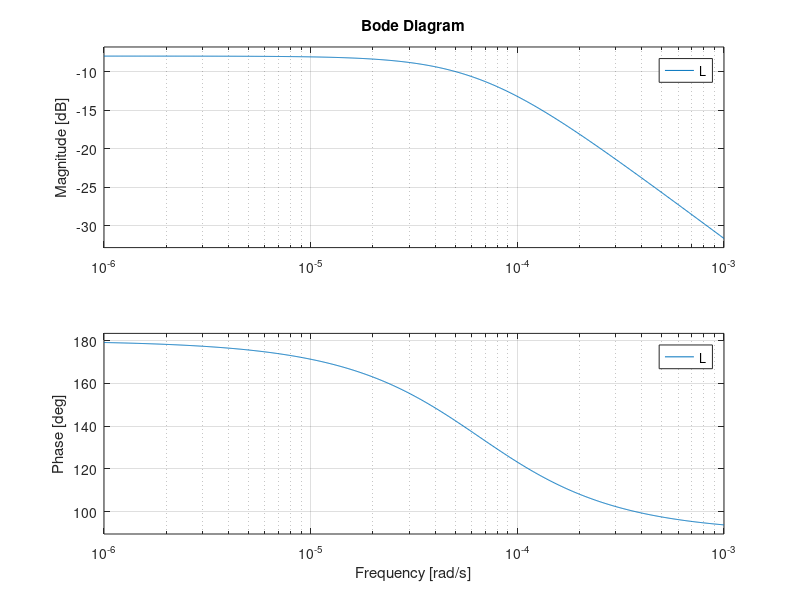

This chart was generated by the following MATLAB code:
%% Parameters
T_amb = 15;
T_ref = 25;
K_p = 1/T_ref - 1/T_amb;


h_buiten = 100;
h_binnen = 100;
k_wall = 5.7;

cp = 718;
rho = 1.29;

A = 30;
V = 60;
m = rho * V;
d_wall = 5 * 10-3;

R_wall = 1/h_buiten + d_wall/k_wall + 1/h_binnen;
%% Transfer function
c = (R_wall*m*cp)/A;
G = T_amb * tf([0 1],[c 1]);
R = K_p
L = G * R
CL = G/(1+L)
bode(L)